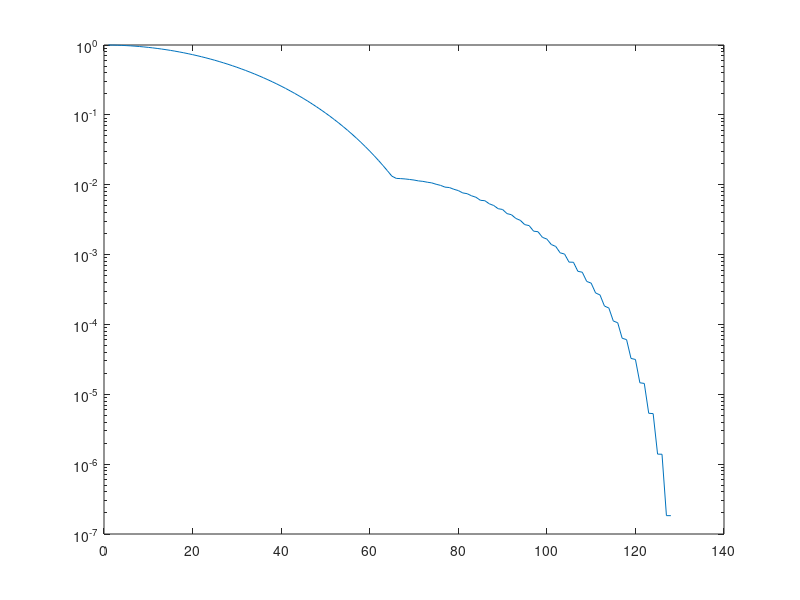

Write the MATLAB code that produced this figure.
p = [1;1;1];
p = conv(p,p);
p = conv(p,p);
p = p/sum(p);

M = (length(p)-1)/2;

A = convmtx(p,128);

A = A((M+1):(end-M),:);

d = svd(A);

norm(inv(A));

det(A)

semilogy(d);
